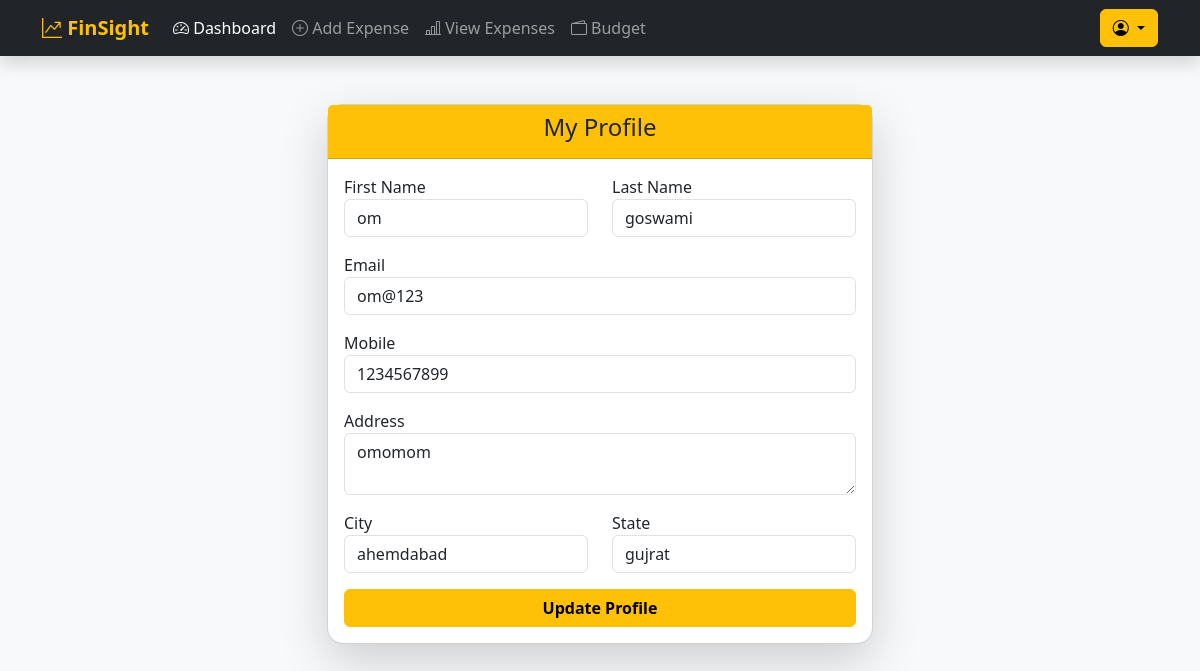
The page /webb/profile/ (signed in) on the database its author committed.
### web/models.py (models this page shows, shortened)
class user(models.Model):
    fname = models.CharField(max_length=30)
    lname = models.CharField(max_length=30)
    email = models.CharField(max_length=50)
    mobile = models.CharField(max_length=10)
    password = models.CharField(max_length=16)
    address = models.TextField(max_length=100)
    city = models.CharField(max_length=100)
    state = models.CharField(max_length=100)

### web/views.py (the view, shortened to what this page needs)
# urls.py: path('profile/', profile, name='profile'),
def profile(request):
    uid = request.session.get('user_id')
    if not uid:
        return redirect('login')
    usr = user.objects.get(id=uid)
    return render(request, 'profile.html', {'user': usr})

### web/templates/profile.html (shortened to what this page needs)
<!DOCTYPE html>
<html>
<head>
    <link href="https://cdn.jsdelivr.net/npm/bootstrap@5.3.2/dist/css/bootstrap.min.css" rel="stylesheet">
</head>
<body class="bg-light">
{% include "navbar.html" %}
<div class="container mt-5">
    <div class="row justify-content-center">
        <div class="col-md-6">
            <div class="card shadow-lg rounded-4">
                <div class="card-header bg-warning text-dark text-center">
                    <h4>My Profile</h4>
                </div>
                <div class="card-body">
                    <form method="POST">
                        <div class="row">
                            <div class="col-md-6 mb-3">
                                <label>First Name</label>
                                <input type="text" name="txtfname" class="form-control"
                                       value="{{ user.fname }}" required>
                            </div>
                            <div class="col-md-6 mb-3">
                                <label>Last Name</label>
                                <input type="text" name="txtlname" class="form-control"
                                       value="{{ user.lname }}" required>
                            </div>
                        </div>
                        <div class="mb-3">
                            <label>Email</label>
                            <input type="email" name="txtemail" class="form-control"
                                   value="{{ user.email }}" required>
                        </div>
                        <div class="mb-3">
                            <label>Mobile</label>
                            <input type="text" name="txtmobile" class="form-control"
                                   value="{{ user.mobile }}" required>
                        </div>
                        <div class="mb-3">
                            <label>Address</label>
                            <textarea name="txtaddress" class="form-control"
                                      rows="2">{{ user.address }}</textarea>
                        </div>
                        <div class="row">
                            <div class="col-md-6 mb-3">
                                <label>City</label>
                                <input type="text" name="txtcity" class="form-control"
                                       value="{{ user.city }}">
                            </div>
                            <div class="col-md-6 mb-3">
                                <label>State</label>
                                <input type="text" name="txtstate" class="form-control"
                                       value="{{ user.state }}">
                            </div>
                        </div>
                        <div class="d-grid">
                            <button type="submit" class="btn btn-warning fw-semibold">
                                Update Profile
                            </button>
                        </div>
                    </form>
                </div>
            </div>
        </div>
    </div>
</div>
</body>
</html>

### rows shown on the page
user: txtfname "om", txtlname "goswami", txtemail "om@123", txtmobile "1234567899", txtaddress "omomom", txtcity "ahemdabad", txtstate "gujrat"
